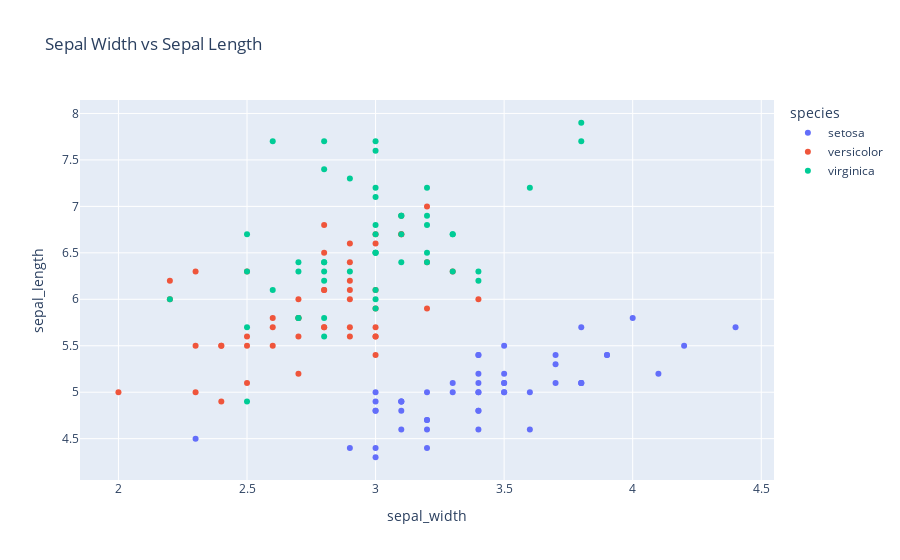

The notebook cell saved with this chart:
### Code cell
import plotly.express as px

# Sample data
df = px.data.iris()
df
# # Create scatter plot
fig = px.scatter(df, x='sepal_width', y='sepal_length', color='species', title='Sepal Width vs Sepal Length')
fig.show()

### Figure 1 — Plotly figure (JSON) as saved in the notebook; plotly's stock layout.template omitted (floating-point values rounded to 4 significant figures)
{"data": [{"hovertemplate": "species=setosa<br>sepal_width=%{x}<br>sepal_length=%{y}<extra></extra>", "legendgroup": "setosa", "marker": {"color": "#636efa", "symbol": "circle"}, "mode": "markers", "name": "setosa", "orientation": "v", "showlegend": true, "type": "scatter", "x": [3.5, 3, 3.2, 3.1, 3.6, 3.9, 3.4, 3.4, 2.9, 3.1, 3.7, 3.4, 3, 3, 4, 4.4, 3.9, 3.5, 3.8, 3.8, 3.4, 3.7, 3.6, 3.3, 3.4, 3, 3.4, 3.5, 3.4, 3.2, 3.1, 3.4, 4.1, 4.2, 3.1, 3.2, 3.5, 3.1, 3, 3.4, 3.5, 2.3, 3.2, 3.5, 3.8, 3, 3.8, 3.2, 3.7, 3.3], "xaxis": "x", "y": [5.1, 4.9, 4.7, 4.6, 5, 5.4, 4.6, 5, 4.4, 4.9, 5.4, 4.8, 4.8, 4.3, 5.8, 5.7, 5.4, 5.1, 5.7, 5.1, 5.4, 5.1, 4.6, 5.1, 4.8, 5, 5, 5.2, 5.2, 4.7, 4.8, 5.4, 5.2, 5.5, 4.9, 5, 5.5, 4.9, 4.4, 5.1, 5, 4.5, 4.4, 5, 5.1, 4.8, 5.1, 4.6, 5.3, 5], "yaxis": "y"}, {"hovertemplate": "species=versicolor<br>sepal_width=%{x}<br>sepal_length=%{y}<extra></extra>", "legendgroup": "versicolor", "marker": {"color": "#EF553B", "symbol": "circle"}, "mode": "markers", "name": "versicolor", "orientation": "v", "showlegend": true, "type": "scatter", "x": [3.2, 3.2, 3.1, 2.3, 2.8, 2.8, 3.3, 2.4, 2.9, 2.7, 2, 3, 2.2, 2.9, 2.9, 3.1, 3, 2.7, 2.2, 2.5, 3.2, 2.8, 2.5, 2.8, 2.9, 3, 2.8, 3, 2.9, 2.6, 2.4, 2.4, 2.7, 2.7, 3, 3.4, 3.1, 2.3, 3, 2.5, 2.6, 3, 2.6, 2.3, 2.7, 3, 2.9, 2.9, 2.5, 2.8], "xaxis": "x", "y": [7, 6.4, 6.9, 5.5, 6.5, 5.7, 6.3, 4.9, 6.6, 5.2, 5, 5.9, 6, 6.1, 5.6, 6.7, 5.6, 5.8, 6.2, 5.6, 5.9, 6.1, 6.3, 6.1, 6.4, 6.6, 6.8, 6.7, 6, 5.7, 5.5, 5.5, 5.8, 6, 5.4, 6, 6.7, 6.3, 5.6, 5.5, 5.5, 6.1, 5.8, 5, 5.6, 5.7, 5.7, 6.2, 5.1, 5.7], "yaxis": "y"}, {"hovertemplate": "species=virginica<br>sepal_width=%{x}<br>sepal_length=%{y}<extra></extra>", "legendgroup": "virginica", "marker": {"color": "#00cc96", "symbol": "circle"}, "mode": "markers", "name": "virginica", "orientation": "v", "showlegend": true, "type": "scatter", "x": [3.3, 2.7, 3, 2.9, 3, 3, 2.5, 2.9, 2.5, 3.6, 3.2, 2.7, 3, 2.5, 2.8, 3.2, 3, 3.8, 2.6, 2.2, 3.2, 2.8, 2.8, 2.7, 3.3, 3.2, 2.8, 3, 2.8, 3, 2.8, 3.8, 2.8, 2.8, 2.6, 3, 3.4, 3.1, 3, 3.1, 3.1, 3.1, 2.7, 3.2, 3.3, 3, 2.5, 3, 3.4, 3], "xaxis": "x", "y": [6.3, 5.8, 7.1, 6.3, 6.5, 7.6, 4.9, 7.3, 6.7, 7.2, 6.5, 6.4, 6.8, 5.7, 5.8, 6.4, 6.5, 7.7, 7.7, 6, 6.9, 5.6, 7.7, 6.3, 6.7, 7.2, 6.2, 6.1, 6.4, 7.2, 7.4, 7.9, 6.4, 6.3, 6.1, 7.7, 6.3, 6.4, 6, 6.9, 6.7, 6.9, 5.8, 6.8, 6.7, 6.7, 6.3, 6.5, 6.2, 5.9], "yaxis": "y"}], "layout": {"autosize": true, "legend": {"title": {"text": "species"}, "tracegroupgap": 0}, "title": {"text": "Sepal Width vs Sepal Length"}, "xaxis": {"anchor": "y", "autorange": true, "domain": [0, 1], "range": [1.854, 4.546], "title": {"text": "sepal_width"}, "type": "linear"}, "yaxis": {"anchor": "x", "autorange": true, "domain": [0, 1], "range": [4.003, 8.197], "title": {"text": "sepal_length"}, "type": "linear"}}}
